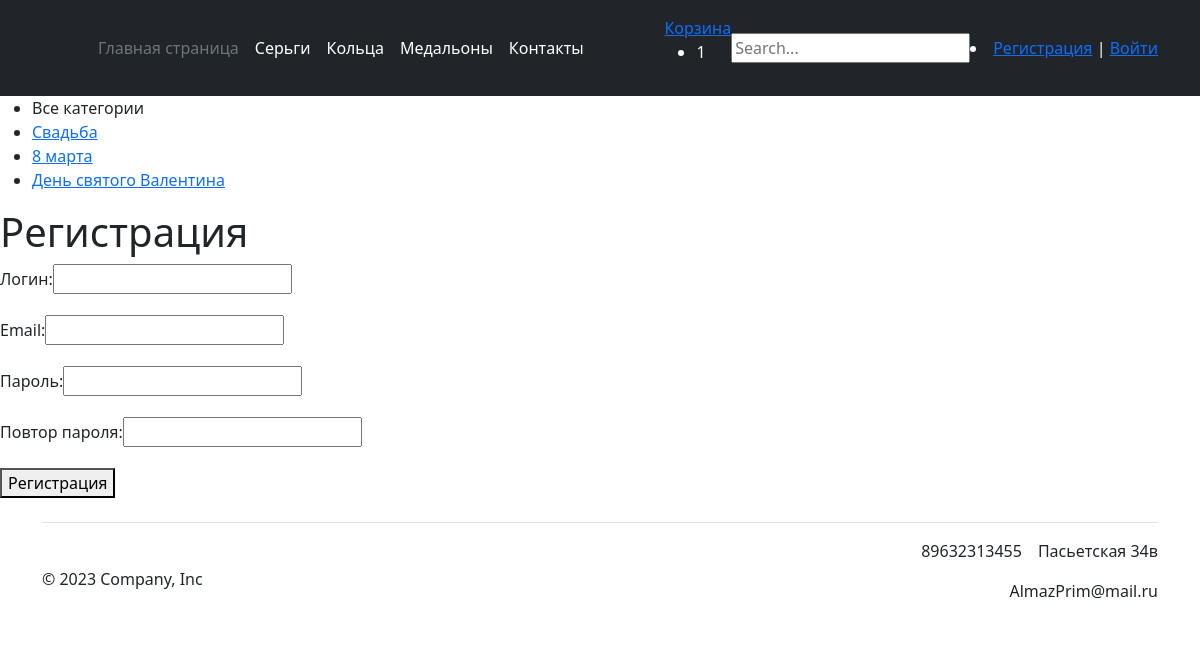
Screenshot of /register/ with the database file from the repository.
### catalog/models.py (models this page shows, shortened)
class Category(models.Model):
    name = models.CharField(max_length=100, db_index=True)
    def get_absolute_url(self):
        return reverse('category', kwargs={'cat_id': self.pk})
    class Meta:
        verbose_name = 'Категория'
        verbose_name_plural = 'Категории'
        ordering = ['id']

### catalog/views.py (the view, shortened to what this page needs)
# urls.py: path('register/', RegisterUser.as_view(), name='register'),
class RegisterUser(DataMixin, CreateView):
    form_class = RegisterUserForm
    template_name = 'shop/register.html'
    success_url = reverse_lazy('login')
    def get_context_data(self, *, object_list=None, **kwargs):
        context = super().get_context_data(**kwargs)
        c_def = self.get_user_context(title="Регистрация")
        return dict(list(context.items()) + list(c_def.items()))

### catalog/forms.py
class RegisterUserForm(UserCreationForm):
    username = forms.CharField(label='Логин', widget=forms.TextInput(attrs={'class': 'form-input'}))
    email = forms.EmailField(label='Email', widget=forms.EmailInput(attrs={'class': 'form-input'}))
    password1 = forms.CharField(label='Пароль', widget=forms.PasswordInput(attrs={'class': 'form-input'}))
    password2 = forms.CharField(label='Повтор пароля', widget=forms.PasswordInput(attrs={'class': 'form-input'}))
    class Meta:
        model = User
        fields = ('username', 'email', 'password1', 'password2')

### catalog/utils.py (called while the page is built)
    def get_user_context(self, **kwargs):
        context = kwargs
        cats = Category.objects.all()
        context['cats'] = cats
        if 'cat_selected' not in context:
            context['cat_selected'] = 0
        return context

### catalog/templates/shop/register.html (shortened to what this page needs)
{% extends 'shop/base.html' %}
{% block content %}
<h1>{{title}}</h1>
<form method="post">
{% for f in form %}
<p><label class="form-label" for="{{ f.id_for_label }}">{{f.label}}: </label>{{ f }}</p>
{% endfor %}
    <button type="submit">Регистрация</button>
</form>
{% endblock %}

### catalog/templates/shop/base.html (shortened to what this page needs)
<!DOCTYPE html>
{% load static %}
<html lang="en">
<head>
    <link rel="stylesheet" href="https://cdn.jsdelivr.net/npm/bootstrap@5.2.3/dist/css/bootstrap.min.css">
</head>
<body>
<header class="p-3 text-bg-dark">
    <div class="container">
      <div class="d-flex flex-wrap align-items-center justify-content-center justify-content-lg-start">
        <a href="/" class="d-flex align-items-center mb-2 mb-lg-0 text-white text-decoration-none">
          <svg class="bi me-2" width="40" height="32" role="img" aria-label="Bootstrap"><use xlink:href="#bootstrap"></use></svg>
        </a>
        <ul class="nav col-12 col-lg-auto me-lg-auto mb-2 justify-content-center mb-md-0">
          <li><a href="{% url 'home' %}" class="nav-link px-2 text-secondary">Главная страница</a></li>
          <li><a href="{% url 'earrings' %}" class="nav-link px-2 text-white">Серьги</a></li>
          <li><a href="{% url 'ring' %}" class="nav-link px-2 text-white">Кольца</a></li>
          <li><a href="{% url 'medallion' %}" class="nav-link px-2 text-white">Медальоны</a></li>
          <li><a href="#Contacts" class="nav-link px-2 text-white">Контакты</a></li>
        </ul>
          <div class="basket-container">
                    <a href="#">Корзина </a>
                    <div class="basket-items hidden">
                        <ul class="">
                            <li>1</li>
                        </ul>
                    </div>
                </div>
          <form action="{% url 'search_results' %}" method="get">
              <input name="q" type="text" placeholder="Search...">
          </form>
        <div class="text-end">
            {% if request.user.is_authenticated %}
				<li class="last"> {{user.username}} | <a href="{% url 'logout' %}">Выйти</a></li>
				{% else %}
				<li class="last"><a href="{% url 'register' %}">Регистрация</a> | <a href="{% url 'login' %}">Войти</a></li>
				{% endif %}
        </div>
      </div>
    </div>
  </header>
<td valign="top" class="left-chapters">
	<ul id="leftchapters">
{% if cat_selected == 0 %}
		<li class="selected">Все категории</li>
{% else %}
		<li><a href="{% url 'home' %}">Все категории</a></li>
{% endif %}
{% for c in cats %}
	{% if c.pk == cat_selected %}
		<li class="selected">{{c.name}}</li>
	{% else %}
		<li><a href="{{ c.get_absolute_url }}">{{c.name}}</a></li>
	{% endif %}
{% endfor %}
	</ul>
</td>
{% block content %}
{% endblock %}
<div class="container">
  <footer id="Contacts" class="d-flex flex-wrap justify-content-between align-items-center py-3 my-4 border-top">
    <div class="col-md-4 d-flex align-items-center">
      <span class="mb-3 mb-md-0 text-body-secondary">© 2023 Company, Inc</span>
    </div>
    <ul class="nav col-md-4 justify-content-end list-unstyled d-flex">
      <li class="ms-3"><p class="text-body-secondary" >89632313455</p></li>
      <li class="ms-3"><p class="text-body-secondary" >Пасьетская 34в</p></li>
      <li class="ms-3"><p class="text-body-secondary" >AlmazPrim@mail.ru</p></li>
    </ul>
  </footer>
</div>
</body>
</html>

### rows the page displays
Category: name "Свадьба"
Category: name "8 марта"
Category: name "День святого Валентина"

### other values shown
{{ title }} "Регистрация"
{{ f.label }} "Логин" "Email" "Пароль" "Повтор пароля"
